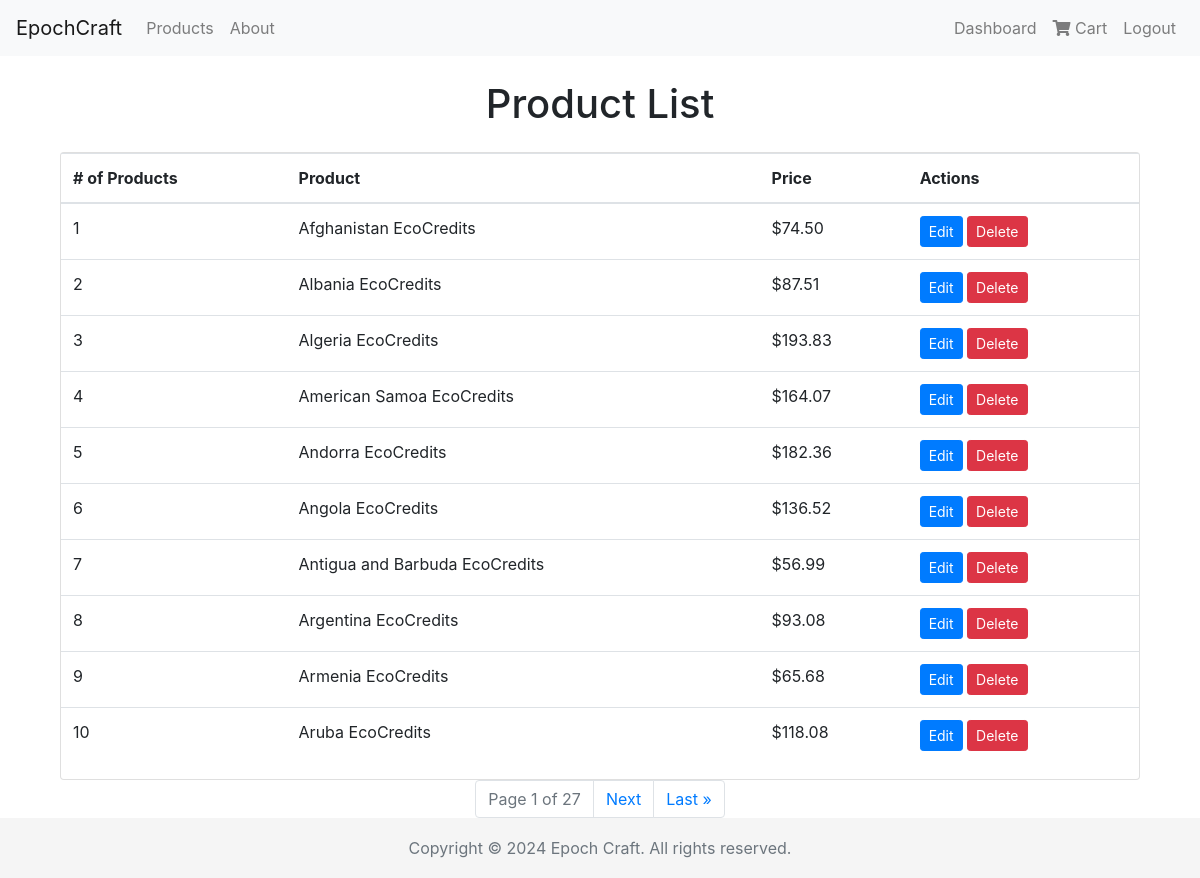
Page /management/products/ (signed in) on the committed database.
### cc_shop/models.py (models this page shows, shortened)
class Product(models.Model):
    country = models.ForeignKey(Country, on_delete=models.CASCADE, related_name='products')
    description = models.TextField()
    price = models.DecimalField(max_digits=10, decimal_places=2)
    type = models.CharField(max_length=50)   # Types could be like "Carbon Offset", "Renewable Energy Credit", etc

class Country(models.Model):
    country_code = models.CharField(max_length=3, primary_key=True)
    country_name = models.CharField(max_length=100)
    def __str__(self):
        return self.country_name

### cc_shop/views.py (the view)
# urls.py: path('management/products/', views.product_list, name='product_list'),
@login_required
def product_list(request):
    items_per_page = 10
    all_products = Product.objects.all()
    paginator = Paginator(all_products, items_per_page)
    page_number = request.GET.get('page', 1)
    try:
        products_page_obj = paginator.get_page(page_number)
    except PageNotAnInteger:
        products_page_obj = paginator.get_page(1)
    except EmptyPage:
        products_page_obj = paginator.get_page(paginator.num_pages)
    product_start_index = (products_page_obj.number - 1) * items_per_page + 1
    context = {
        'products_page_obj': products_page_obj,
        'product_start_index': product_start_index
    }
    return render(request, 'product_list.html', context)

### cc_shop/templates/product_list.html (shortened to what this page needs)
{% extends 'base.html' %}
{% block content %}
<div class="container mt-4">
    <h1 class="text-center mb-4">Product List</h1>
    <div class="card">
        <table class="table table-hover">
            <thead>
                <tr>
                    <th># of Products</th>
                    <th>Product</th>
                    <th>Price</th>
                    <th>Actions</th>
                </tr>
            </thead>
            <tbody>
                {% for product in products_page_obj %}
                <tr>
                    <td>{{ forloop.counter0|add:product_start_index }}</td>
                    <td>{{ product.country }} EcoCredits</td>
                    <td>${{ product.price }}</td>
                    <td>
                        <a href="{% url 'edit_product' product.id %}" class="btn btn-primary btn-sm">Edit</a>
                        <a href="{% url 'delete_product' product.id %}" class="btn btn-danger btn-sm">Delete</a>
                    </td>
                </tr>
                {% empty %}
                <tr><td colspan="4">No products found.</td></tr>
                {% endfor %}
            </tbody>
        </table>
    </div>
    <nav aria-label="Page navigation">
        <ul class="pagination justify-content-center">
            <li class="page-item disabled"><a class="page-link" href="#">Page {{ products_page_obj.number }} of {{ products_page_obj.paginator.num_pages }}</a></li>
            {% if products_page_obj.has_next %}
                <li class="page-item"><a class="page-link" href="?page={{ products_page_obj.next_page_number }}">Next</a></li>
                <li class="page-item"><a class="page-link" href="?page={{ products_page_obj.paginator.num_pages }}">Last &raquo;</a></li>
            {% endif %}
        </ul>
    </nav>
</div>
{% endblock %}

### cc_shop/templates/base.html (style rules this page uses)
html { position: relative; min-height: 100%; }
body { margin-bottom: 60px; }

### rows in the picture
Product: country "Afghanistan", price "74.50"
Product: country "Albania", price "87.51"
Product: country "Algeria", price "193.83"
Product: country "American Samoa", price "164.07"
Product: country "Andorra", price "182.36"
Product: country "Angola", price "136.52"
Product: country "Antigua and Barbuda", price "56.99"
Product: country "Argentina", price "93.08"
Product: country "Armenia", price "65.68"
Product: country "Aruba", price "118.08"

### other values in the picture
{{ products_page_obj.number }} "1"
{{ products_page_obj.paginator.num_pages }} "27"
